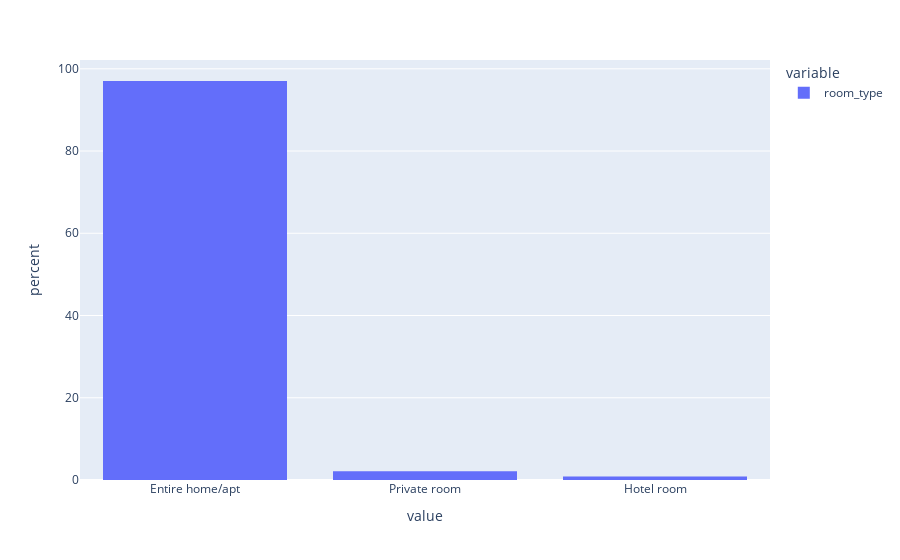

Notebook code for this chart:
### Markdown cell above
# Rate of entire appartment vs private rooms ?

### Code cell
px.histogram(
        df.room_type, 
        histnorm='percent')

### Figure 1 — Plotly figure (JSON) as saved in the notebook; plotly's stock layout.template omitted (floating-point values rounded to 4 significant figures; data arrays with more than 128 entries replaced by an {"elided": "..."} marker saying what was removed)
{"data": [{"alignmentgroup": "True", "bingroup": "x", "histnorm": "percent", "hovertemplate": "variable=room_type<br>value=%{x}<br>percent=%{y}<extra></extra>", "legendgroup": "room_type", "marker": {"color": "#636efa", "pattern": {"shape": ""}}, "name": "room_type", "offsetgroup": "room_type", "orientation": "v", "showlegend": true, "type": "histogram", "x": {"elided": "606 str values"}, "xaxis": "x", "yaxis": "y"}], "layout": {"barmode": "relative", "legend": {"title": {"text": "variable"}, "tracegroupgap": 0}, "margin": {"t": 60}, "xaxis": {"anchor": "y", "domain": [0, 1], "title": {"text": "value"}}, "yaxis": {"anchor": "x", "domain": [0, 1], "title": {"text": "percent"}}}}
